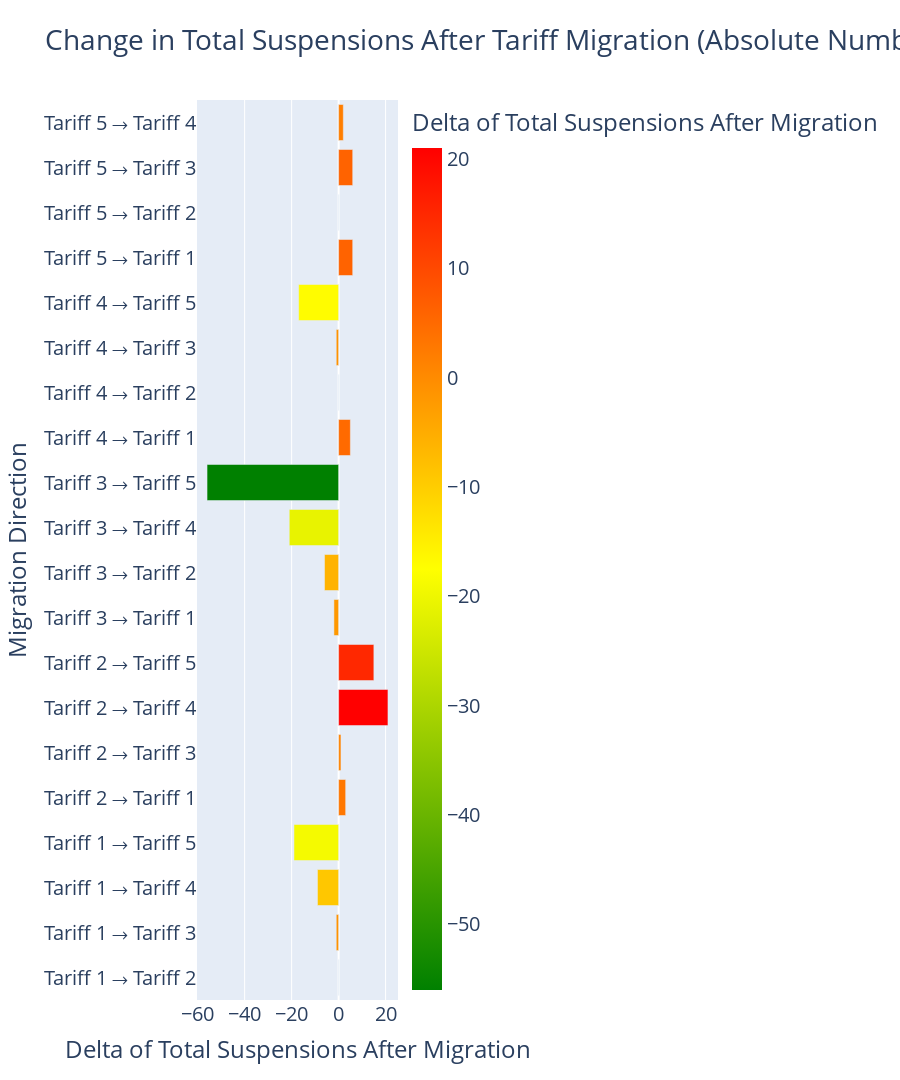

Write notebook code for a chart like this one.
### Code cell
# Bar plot for created suspensions change rate dataset
fig = px.bar(
    suspensions_change_df_agg,
    x='DELTA_SUSPENSIONS',
    y=suspensions_change_df_agg.apply(lambda x: f"Tariff {int(x['TARIFF_PLAN_ID'])} → Tariff {int(x['MIGRATION_TARIFF'])}", axis=1),
    orientation='h',
    color='DELTA_SUSPENSIONS',
    color_continuous_scale=['green', 'yellow', 'red'],
    title='Change in Total Suspensions After Tariff Migration (Absolute Numbers)',
    labels={'DELTA_SUSPENSIONS': 'Delta of Total Suspensions After Migration', 'y': 'Migration Direction'}
)
fig.update_layout(
    xaxis_title='Delta of Total Suspensions After Migration', 
    yaxis_title='Migration Direction',
    height=1080,
    font=dict(size=20)
)
fig.show()

### Figure 1 — Plotly figure (JSON) as saved in the notebook; plotly's stock layout.template omitted (floating-point values rounded to 4 significant figures)
{"data": [{"alignmentgroup": "True", "hovertemplate": "Delta of Total Suspensions After Migration=%{marker.color}<br>Migration Direction=%{y}<extra></extra>", "legendgroup": "", "marker": {"color": [0, -1, -9, -19, 3, 1, 21, 15, -2, -6, -21, -56, 5, 0, -1, -17, 6, 0, 6, 2], "coloraxis": "coloraxis", "pattern": {"shape": ""}}, "name": "", "offsetgroup": "", "orientation": "h", "showlegend": false, "textposition": "auto", "type": "bar", "x": [0, -1, -9, -19, 3, 1, 21, 15, -2, -6, -21, -56, 5, 0, -1, -17, 6, 0, 6, 2], "xaxis": "x", "y": ["Tariff 1 → Tariff 2", "Tariff 1 → Tariff 3", "Tariff 1 → Tariff 4", "Tariff 1 → Tariff 5", "Tariff 2 → Tariff 1", "Tariff 2 → Tariff 3", "Tariff 2 → Tariff 4", "Tariff 2 → Tariff 5", "Tariff 3 → Tariff 1", "Tariff 3 → Tariff 2", "Tariff 3 → Tariff 4", "Tariff 3 → Tariff 5", "Tariff 4 → Tariff 1", "Tariff 4 → Tariff 2", "Tariff 4 → Tariff 3", "Tariff 4 → Tariff 5", "Tariff 5 → Tariff 1", "Tariff 5 → Tariff 2", "Tariff 5 → Tariff 3", "Tariff 5 → Tariff 4"], "yaxis": "y"}], "layout": {"barmode": "relative", "coloraxis": {"colorbar": {"title": {"text": "Delta of Total Suspensions After Migration"}}, "colorscale": [[0, "green"], [0.5, "yellow"], [1, "red"]]}, "font": {"size": 20}, "height": 1080, "legend": {"tracegroupgap": 0}, "title": {"text": "Change in Total Suspensions After Tariff Migration (Absolute Numbers)"}, "xaxis": {"anchor": "y", "domain": [0, 1], "title": {"text": "Delta of Total Suspensions After Migration"}}, "yaxis": {"anchor": "x", "domain": [0, 1], "title": {"text": "Migration Direction"}}}}
